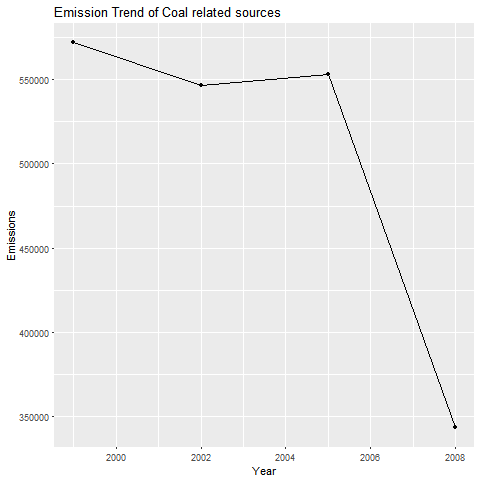

The script that saved this image:
library(data.table)
library(dplyr)
library(ggplot2)


if(!file.exists("Exdata_final")){
  dir.create("Exdata_final")
}

fileurl <- "https://d396qusza40orc.cloudfront.net/exdata%2Fdata%2FNEI_data.zip"

download.file(fileurl,destfile="./Exdata_final/final.zip")

filelist<-unzip("./Exdata_final/final.zip")

f1<-tbl_df(readRDS(filelist[1]))
f2<-tbl_df(readRDS(filelist[2]))



##Plot 4

coal<-grep("Coal",f1$EI.Sector)
Values_scc<-f1[coal,]


d<-merge(x=f2,y=Values_scc,by="SCC")
d<-group_by(d,year)
d<-summarise(d,sum(d$Emissions))
names(d)<-c("Year","Emissions")


png(filename="./Exdata_final/plot4.png", width = 480, height = 480)

ggplot(d,aes(Year,Emissions)) +
  geom_point()+
  geom_line()+
  labs(title = "Emission Trend of Coal related sources")

dev.off()